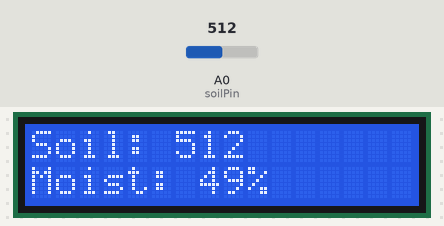
This sketch was run on a simulated Arduino Uno, built with avr-gcc and run on an emulated ATmega328P. Shown: 16×2 character LCD. Inputs (shaded band) come from the test bench; at power-on: A0 (soilPin) = 512. What the sketch prints to the serial monitor is not drawn.

Above: at 2.2 s.
2.3 s: A0 (soilPin) set to 716
At 3.3 s:
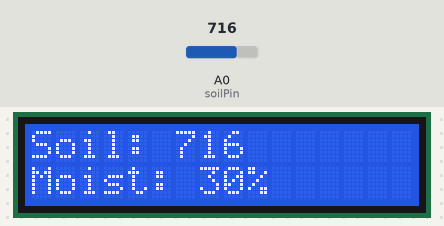
4.1 s: A0 (soilPin) set to 900
At 4.6 s:
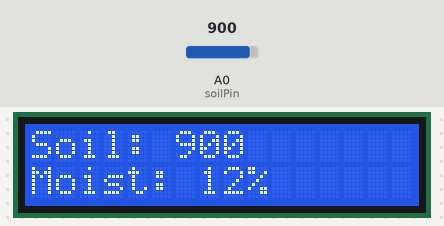
5.7 s: A0 (soilPin) set to 1023
At 7.1 s:
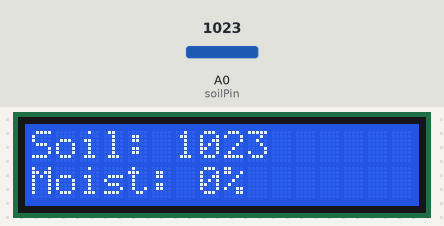
Timing chart, 0 to 8.7 s (numbered marks = the images above; inputs shaded):
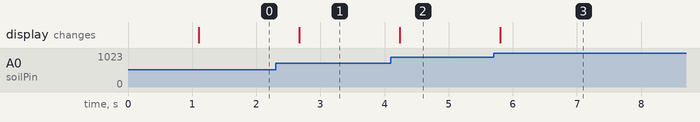

Measured:
- after the input at 2.3 s, the display: changes after 0.37 s (image 1)
- after the input at 4.1 s, the display: changes after 0.14 s (image 2)
- after the input at 5.7 s, the display: changes after 0.11 s (image 3)

The sketch:

kelebapan.ino
```cpp
#include <Wire.h>
#include <LiquidCrystal_I2C.h>

// Inisialisasi LCD I2C (alamat umum 0x27, jika tidak tampil coba 0x3F)
LiquidCrystal_I2C lcd(0x27, 16, 2);

int soilPin = A0;   // Sensor soil moisture ke A0
int soilValue = 0;  // Variabel untuk menampung nilai analog

void setup() {
  lcd.begin(16, 2);
  lcd.backlight();

  lcd.setCursor(0, 0);
  lcd.print("Soil Moisture");
  delay(1000);

  Serial.begin(9600);
}

void loop() {
  soilValue = analogRead(soilPin); // Baca nilai sensor

  lcd.clear();
  lcd.setCursor(0, 0);
  lcd.print("Soil: ");
  lcd.print(soilValue); // tampilkan nilai analog (0 - 1023)

  // Tambahan info persentase kelembaban
  int moisturePercent = map(soilValue, 1023, 0, 0, 100);
  if (moisturePercent < 0) moisturePercent = 0;
  if (moisturePercent > 100) moisturePercent = 100;

  lcd.setCursor(0, 1);
  lcd.print("Moist: ");
  lcd.print(moisturePercent);
  lcd.print("%");

  Serial.print("Soil Value: ");
  Serial.print(soilValue);
  Serial.print(" | Moisture: ");
  Serial.print(moisturePercent);
  Serial.println("%");

  delay(500);
}
```
